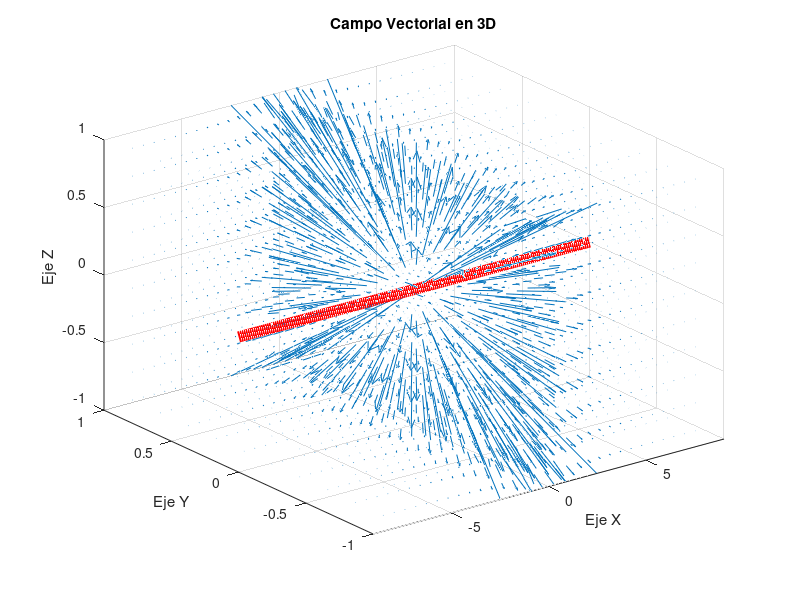

Source code (MATLAB):


% Definir las constantes y variables
k = 8.99e9;  % Constante de Coulomb
q = 500e-6;  % Carga
x = linspace(-8, 8, 30);
y = linspace(-3, 3, 30);
z = linspace(-3, 3, 30);

% Crear una malla de coordenadas x, y, y z
[xmesh, ymesh, zmesh] = meshgrid(x, y, z);

% Calcular los componentes del campo vectorial en x, y, y z
umesh = k * ((q / 0.18) * (1 ./ sqrt((xmesh - 0.09).^2 + ymesh.^2 + zmesh.^2) - 1 ./ sqrt((xmesh + 0.09).^2 + ymesh.^2 + zmesh.^2)));
vmesh = k * (q / 0.18) * (-ymesh .* (xmesh - 0.09) ./ ((ymesh.^2 + zmesh.^2) .* sqrt(ymesh.^2 + zmesh.^2 + (xmesh - 0.09).^2)) - (-ymesh .* (xmesh + 0.09) ./ ((ymesh.^2 + zmesh.^2) .* sqrt(ymesh.^2 + zmesh.^2 + (xmesh + 0.09).^2))));
wmesh = k * (q / 0.18) * (-zmesh .* (xmesh - 0.09) ./ ((ymesh.^2 + zmesh.^2) .* sqrt(ymesh.^2 + zmesh.^2 + (xmesh - 0.09).^2)) - (-zmesh .* (xmesh + 0.09) ./ ((ymesh.^2 + zmesh.^2) .* sqrt(ymesh.^2 + zmesh.^2 + (xmesh + 0.09).^2))));

% Crear el gráfico de campo vectorial en 3D
quiver3(xmesh, ymesh, zmesh, umesh, vmesh, wmesh, 20,'AutoScale', 'on');

% Etiquetas de ejes
xlabel('Eje X');
ylabel('Eje Y');
zlabel('Eje Z');

% Título
title('Campo Vectorial en 3D');

% Ajustar la vista del gráfico
view(3);  % Vista en 3D


hold on;

% Definir las variables para la segunda gráfica
x2 = -9:0.1:9; % Eje X
y2 = zeros(size(x2)); % Eje Y (constante igual a cero)
z2 = zeros(size(x2)); % Eje Z (constante igual a cero)

% Graficar la línea recta en 3D
plot3(x2, y2, z2, 'r-', 'LineWidth', 8); % 'r-' especifica una línea roja sólida

% Ajustar los límites de los ejes para que se ajusten al rango deseado
xlim([-9, 9]);
ylim([-1, 1]);
zlim([-1, 1]); % Ajusta este límite de acuerdo a tus necesidades

% Agregar una cuadrícula
grid on;
